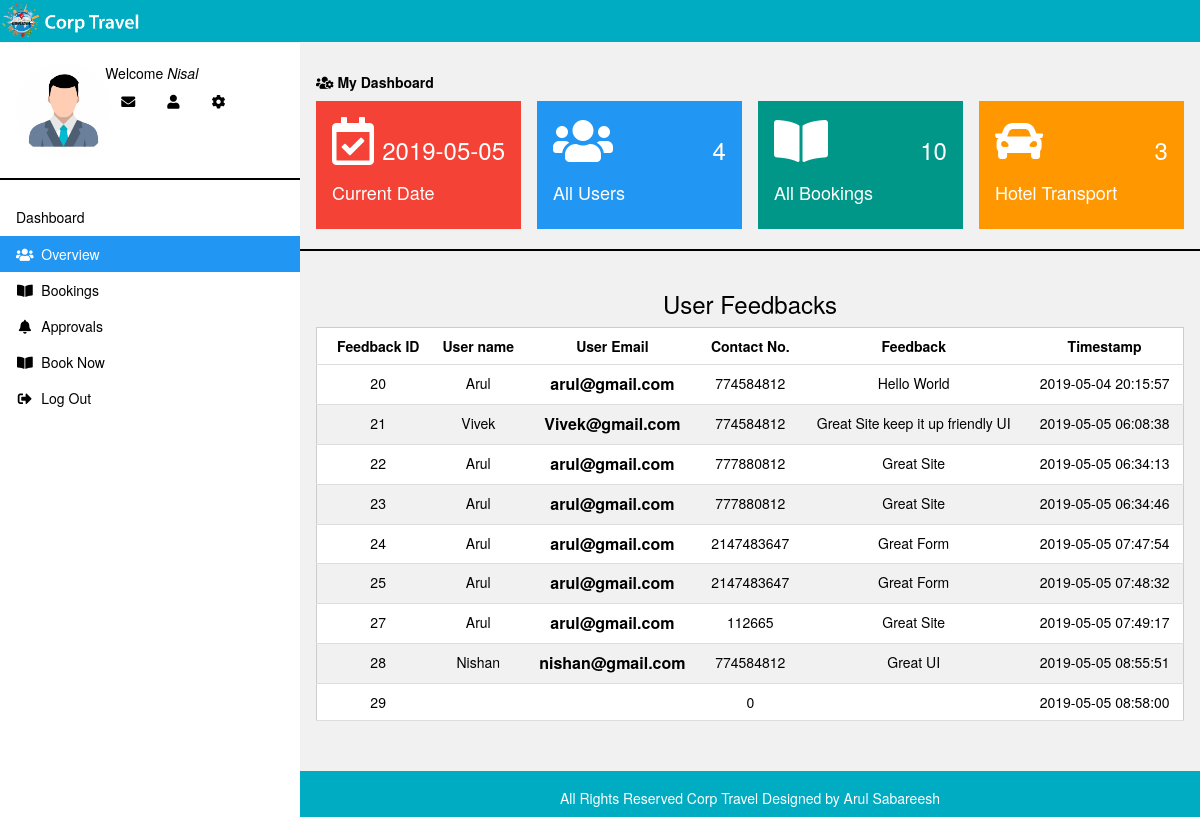
The app's page /dashboard/feedback.php (signed in) with its own data.
### tables this page shows
CREATE TABLE `corp_feedback` (
  `feedback_id` int(50) NOT NULL,
  `feedback_name` varchar(50) NOT NULL,
  `feedback_email` varchar(50) NOT NULL,
  `feedback_phone` int(20) NOT NULL,
  `feedback_message` varchar(250) NOT NULL,
  `DateTime` timestamp NOT NULL DEFAULT CURRENT_TIMESTAMP ON UPDATE CURRENT_TIMESTAMP
);

### dashboard/feedback.php (the view, shortened to what this page needs)
<?php
include_once "../admin/db-config.php";
$sql = "SELECT * FROM user ORDER BY id";
if ($result = mysqli_query($conn, $sql)) {
    $rowcount = mysqli_num_rows($result);
}
$sql_2 = "SELECT * FROM trans_transport ORDER BY id";
if ($result_booking = mysqli_query($conn, $sql_2)) {
    $rowcount_booking = mysqli_num_rows($result_booking);
}
$sql_3 = "SELECT * FROM trans_hotel ORDER BY id";
if ($result_trans_hotel = mysqli_query($conn, $sql_3)) {
    $rowcount_trans_hotel = mysqli_num_rows($result_trans_hotel);
}
?>
<!DOCTYPE html>
<html>
<link rel="stylesheet" href="css/w3.css">
<link rel="stylesheet" href="https://use.fontawesome.com/releases/v5.8.1/css/all.css"
>
<link rel="stylesheet" href="css/dashboard.css">
<link rel="stylesheet" href="https://maxcdn.bootstrapcdn.com/bootstrap/3.4.0/css/bootstrap.min.css">
<head>
</head>
<body class="w3-light-grey">
<div class="w3-bar w3-top w3-black w3-large" style="z-index:1000">
    <img src="../img/title_corp_travel.png" width="12%">
</div>
<nav class="w3-sidebar w3-collapse w3-white w3-animate-left" style="z-index:3;width:300px;" id="mySidebar"><br>
    <div class="w3-container w3-row">
        <div class="w3-col s4">
            <img src="assets/user_vector.jpg" class="w3-circle w3-margin-right" alt="admin_user"
                 style="width:95px">
        </div>
        <div class="w3-col s8 w3-bar">
            <span>Welcome <em><?php echo $_SESSION['user']['username']; ?></em></span><br>
            <a href="#" class="w3-bar-item w3-button"><i class="fa fa-envelope"></i></a>
            <a href="#" class="w3-bar-item w3-button"><i class="fa fa-user"></i></a>
            <a href="#" class="w3-bar-item w3-button"><i class="fa fa-cog"></i></a>
        </div>
    </div>
    <hr style="border: 1px solid black;">
    <div class="w3-container">
        <h5>Dashboard</h5>
    </div>
    <div class="w3-bar-block">
        <a href="home.php" class="w3-bar-item w3-button w3-padding w3-blue"><i class="fa fa-users fa-fw"></i>  Overview</a>
        <a href="bookings.php" class="w3-bar-item w3-button w3-padding"><i class="fa fa-book-open fa-fw"></i>  Bookings</a>
        <a href="approvals.php" class="w3-bar-item w3-button w3-padding"><i class="fa fa-bell fa-fw"></i>  Approvals</a>
        <a href="../menu/menu.php" target="_blank" class="w3-bar-item w3-button w3-padding"><i
                class="fa fa-book-open fa-fw"></i>  Book Now</a>
        <a href="../index.php"  class="w3-bar-item w3-button w3-padding"><i
                    class="fas fa-sign-out-alt fa-fw"></i>  Log Out</a>
    </div>
</nav>
<div class="w3-main" style="margin-left:300px;margin-top:43px;">
    <header class="w3-container" style="padding-top:22px">
        <h5><b><i class="fas fa-users-cog"></i> My Dashboard</b></h5>
    </header>
    <div class="w3-row-padding w3-margin-bottom">
        <div class="w3-quarter">
            <div class="w3-container w3-red w3-padding-16">
                <div class="w3-left"><i class="far fa-calendar-check w3-xxxlarge"></i></div>
                <div class="w3-right">
                    <h3><?php echo date("Y-m-d"); ?></h3>
                </div>
                <div class="w3-clear"></div>
                <h4>Current Date</h4>
            </div>
        </div>
        <div class="w3-quarter">
            <div class="w3-container w3-blue w3-padding-16">
                <div class="w3-left"><i class="fa fa-users w3-xxxlarge"></i></div>
                <div class="w3-right">
                    <h3><?php echo $rowcount; ?></h3>
                </div>
                <div class="w3-clear"></div>
                <h4>All Users</h4>
            </div>
        </div>
        <div class="w3-quarter">
            <div class="w3-container w3-teal w3-padding-16">
                <div class="w3-left"><i class="fa fa-book-open w3-xxxlarge"></i></div>
                <div class="w3-right">
                    <h3><?php echo $rowcount_booking; ?></h3>
                </div>
                <div class="w3-clear"></div>
                <h4>All Bookings</h4>
            </div>
        </div>
        <div class="w3-quarter">
            <div class="w3-container w3-orange w3-text-white w3-padding-16">
                <div class="w3-left"><i class="fa fa-car w3-xxxlarge"></i></div>
                <div class="w3-right">
                    <h3><?php echo $rowcount_trans_hotel; ?></h3>
                </div>
                <div class="w3-clear"></div>
                <h4>Hotel Transport</h4>
            </div>
        </div>
    </div>
    <hr style="border: 1px solid black;">
    <div class="w3-container">
        <h3 class="w3-center">User Feedbacks</h3>
        <div class="w3-responsive">
            <table id="example" class=" w3-table-all w3-hoverable">
                <thead>
                <tr>
                    <th>
                        <center>Feedback ID</center>
                    </th>
                    <th>
                        <center>User name</center>
                    </th>
                    <th>
                        <center>User Email</center>
                    </th>
                    <th>
                        <center>Contact No.</center>
                    </th>
                    <th>
                        <center>Feedback</center>
                    </th>
                    <th>
                        <center>Timestamp</center>
                    </th>
                </tr>
                </thead>
                <tbody id="myTable">
                <?php
                $sql = "SELECT * FROM corp_feedback";
                $query = mysqli_query($conn, $sql);
                while ($row = mysqli_fetch_array($query)) {
                    ?>
                    <?php
                    echo '<tr>
                    <td><center>' . $row['feedback_id'] . '</center></td>
                    <td><center>' . $row['feedback_name'] . '</center></td>
                    <td><center><font size="3px"><b>' . $row['feedback_email'] . '</b></font></center></td>
                    <td><center>' . $row['feedback_phone'] . '</center></td>
                    <td><center>' . $row['feedback_message'] . '</center></td>
                    <td><center>' . $row['DateTime'] . '</center></td>
				</tr>';
                } ?>
                </tbody>
            </table>
        </div>
    </div>
    <br>
    <br>
    <footer class="footer w3-container w3-teal">
        <h5>All Rights Reserved Corp Travel Designed by Arul Sabareesh</h5>
    </footer>
</div>
</body>
</html>

### dashboard/css/w3.css (style rules this page uses)
*,*:before,*:after { box-sizing:inherit }
html { -ms-text-size-adjust:100%;-webkit-text-size-adjust:100% }
body { margin:0 }
article,aside,details,figcaption,figure,footer,header,main,menu,nav,section,summary { display:block }
a { background-color:transparent;-webkit-text-decoration-skip:objects }
img { border-style:none }
hr { box-sizing:content-box;height:0;overflow:visible }
html,body { font-family:Verdana,sans-serif;font-size:15px;line-height:1.5 }
html { overflow-x:hidden }
h3 { font-size:24px }
h4 { font-size:20px }
h5 { font-size:18px }
h1,h2,h3,h4,h5,h6 { font-family:"Segoe UI",Arial,sans-serif;font-weight:400;margin:10px 0 }
hr { border:0;border-top:1px solid #eee;margin:20px 0 }
img { vertical-align:middle }
a { color:inherit }
.w3-table,.w3-table-all { border-collapse:collapse;border-spacing:0;width:100%;display:table }
.w3-table-all { border:1px solid #ccc }
.w3-bordered tr,.w3-table-all tr { border-bottom:1px solid #ddd }
.w3-table-all tr:nth-child(odd) { background-color:#fff }
.w3-table-all tr:nth-child(even) { background-color:#f1f1f1 }
.w3-table td,.w3-table th,.w3-table-all td,.w3-table-all th { padding:8px 8px;display:table-cell;text-align:left;vertical-align:top }
.w3-table th:first-child,.w3-table td:first-child,.w3-table-all th:first-child,.w3-table-all td:first-child { padding-left:16px }
.w3-btn,.w3-button { border:none;display:inline-block;padding:8px 16px;vertical-align:middle;overflow:hidden;text-decoration:none;color:inherit;background-color:inherit;text-align:center;cursor:pointer;white-space:nowrap }
.w3-btn,.w3-button { -webkit-touch-callout:none;-webkit-user-select:none;-khtml-user-select:none;-moz-user-select:none;-ms-user-select:none;user-select:none }
.w3-sidebar { height:100%;width:200px;background-color:#fff;position:fixed!important;z-index:1;overflow:auto }
.w3-main,#main { transition:margin-left .4s }
.w3-bar { width:100%;overflow:hidden }
.w3-bar .w3-bar-item { padding:8px 16px;float:left;width:auto;border:none;display:block;outline:0 }
.w3-bar .w3-button { white-space:normal }
.w3-bar-block .w3-bar-item { width:100%;display:block;padding:8px 16px;text-align:left;border:none;white-space:normal;float:none;outline:0 }
.w3-responsive { display:block;overflow-x:auto }
.w3-container:after,.w3-container:before,.w3-panel:after,.w3-panel:before,.w3-row:after,.w3-row:before,.w3-row-padding:after,.w3-row-padding:before, .w3-cell-row:before,.w3-cell-row:after,.w3-clear:after,.w3-clear:before,.w3-bar:before,.w3-bar:after { content:"";display:table;clear:both }
.w3-col,.w3-half,.w3-third,.w3-twothird,.w3-threequarter,.w3-quarter { float:left;width:100% }
.w3-col.s4 { width:33.33333% }
.w3-col.s8 { width:66.66666% }
@media (min-width:601px) { .w3-col.m3,.w3-quarter { width:24.99999% } }
@media (min-width:993px) { .w3-sidebar.w3-collapse { display:block!important } }
.w3-top,.w3-bottom { position:fixed;width:100%;z-index:1 }
.w3-top { top:0 }
.w3-circle { border-radius:50% }
.w3-row-padding,.w3-row-padding>.w3-half,.w3-row-padding>.w3-third,.w3-row-padding>.w3-twothird,.w3-row-padding>.w3-threequarter,.w3-row-padding>.w3-quarter,.w3-row-padding>.w3-col { padding:0 8px }
.w3-container,.w3-panel { padding:0.01em 16px }
.w3-animate-left { position:relative;animation:animateleft 0.4s }
.w3-large { font-size:18px!important }
.w3-xxxlarge { font-size:48px!important }
.w3-center { text-align:center!important }
.w3-margin-bottom { margin-bottom:16px!important }
.w3-margin-right { margin-right:16px!important }
.w3-padding { padding:8px 16px!important }
.w3-padding-16 { padding-top:16px!important;padding-bottom:16px!important }
.w3-left { float:left!important }
.w3-right { float:right!important }
.w3-blue,.w3-hover-blue:hover { color:#fff!important;background-color:#2196F3!important }
.w3-orange,.w3-hover-orange:hover { color:#000!important;background-color:#ff9800!important }
.w3-red,.w3-hover-red:hover { color:#fff!important;background-color:#f44336!important }
.w3-teal,.w3-hover-teal:hover { color:#fff!important;background-color:#009688!important }
.w3-white,.w3-hover-white:hover { color:#000!important;background-color:#fff!important }
.w3-black,.w3-hover-black:hover { color:#fff!important;background-color:#000!important }
.w3-light-grey,.w3-hover-light-grey:hover,.w3-light-gray,.w3-hover-light-gray:hover { color:#000!important;background-color:#f1f1f1!important }
.w3-text-white,.w3-hover-text-white:hover { color:#fff!important }

### dashboard/feedback.php (style rules this page uses)
table td { transition: all .5s; }

### records on screen
corp_feedback: feedback_id "20", feedback_name "Arul", feedback_email "arul@gmail.com", feedback_phone "774584812", feedback_message "Hello World", DateTime "2019-05-04 20:15:57"
corp_feedback: feedback_id "21", feedback_name "Vivek", feedback_email "Vivek@gmail.com", feedback_phone "774584812", feedback_message "Great Site keep it up friendly UI", DateTime "2019-05-05 06:08:38"
corp_feedback: feedback_id "22", feedback_name "Arul", feedback_email "arul@gmail.com", feedback_phone "777880812", feedback_message "Great Site", DateTime "2019-05-05 06:34:13"
corp_feedback: feedback_id "23", feedback_name "Arul", feedback_email "arul@gmail.com", feedback_phone "777880812", feedback_message "Great Site", DateTime "2019-05-05 06:34:46"
corp_feedback: feedback_id "24", feedback_name "Arul", feedback_email "arul@gmail.com", feedback_phone "2147483647", feedback_message "Great Form", DateTime "2019-05-05 07:47:54"
corp_feedback: feedback_id "25", feedback_name "Arul", feedback_email "arul@gmail.com", feedback_phone "2147483647", feedback_message "Great Form", DateTime "2019-05-05 07:48:32"
corp_feedback: feedback_id "27", feedback_name "Arul", feedback_email "arul@gmail.com", feedback_phone "112665", feedback_message "Great Site", DateTime "2019-05-05 07:49:17"
corp_feedback: feedback_id "28", feedback_name "Nishan", feedback_email "nishan@gmail.com", feedback_phone "774584812", feedback_message "Great UI", DateTime "2019-05-05 08:55:51"
corp_feedback: feedback_id "29", feedback_phone "0", DateTime "2019-05-05 08:58:00"

### other values on screen
$_SESSION['user']['username'] "Nisal"
$rowcount "4"
$rowcount_booking "10"
$rowcount_trans_hotel "3"
